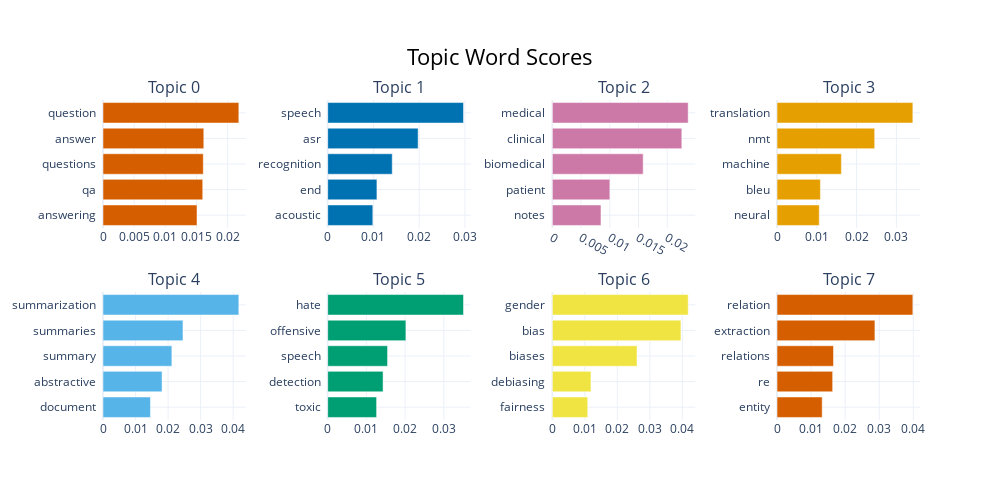

Notebook cell for this chart:
### Markdown cell above
### 5.2 키워드순 막대그래프

### Code cell
topic_model.visualize_barchart()

### Figure 1 — Plotly figure (JSON) as saved in the notebook; plotly's stock layout.template omitted (floating-point values rounded to 4 significant figures)
{"data": [{"marker": {"color": "#D55E00"}, "orientation": "h", "type": "bar", "x": [0.01508, 0.016, 0.01609, 0.01617, 0.02179], "xaxis": "x", "y": ["answering  ", "qa  ", "questions  ", "answer  ", "question  "], "yaxis": "y"}, {"marker": {"color": "#0072B2"}, "orientation": "h", "type": "bar", "x": [0.009866, 0.01076, 0.01411, 0.01977, 0.02968], "xaxis": "x2", "y": ["acoustic  ", "end  ", "recognition  ", "asr  ", "speech  "], "yaxis": "y2"}, {"marker": {"color": "#CC79A7"}, "orientation": "h", "type": "bar", "x": [0.008466, 0.01002, 0.01582, 0.02255, 0.02365], "xaxis": "x3", "y": ["notes  ", "patient  ", "biomedical  ", "clinical  ", "medical  "], "yaxis": "y3"}, {"marker": {"color": "#E69F00"}, "orientation": "h", "type": "bar", "x": [0.01061, 0.0109, 0.01618, 0.02455, 0.03414], "xaxis": "x4", "y": ["neural  ", "bleu  ", "machine  ", "nmt  ", "translation  "], "yaxis": "y4"}, {"marker": {"color": "#56B4E9"}, "orientation": "h", "type": "bar", "x": [0.01458, 0.01815, 0.02116, 0.02457, 0.04174], "xaxis": "x5", "y": ["document  ", "abstractive  ", "summary  ", "summaries  ", "summarization  "], "yaxis": "y5"}, {"marker": {"color": "#009E73"}, "orientation": "h", "type": "bar", "x": [0.01264, 0.01431, 0.01547, 0.0202, 0.03509], "xaxis": "x6", "y": ["toxic  ", "detection  ", "speech  ", "offensive  ", "hate  "], "yaxis": "y6"}, {"marker": {"color": "#F0E442"}, "orientation": "h", "type": "bar", "x": [0.01089, 0.01188, 0.02606, 0.03957, 0.0418], "xaxis": "x7", "y": ["fairness  ", "debiasing  ", "biases  ", "bias  ", "gender  "], "yaxis": "y7"}, {"marker": {"color": "#D55E00"}, "orientation": "h", "type": "bar", "x": [0.01325, 0.01632, 0.01657, 0.02872, 0.03986], "xaxis": "x8", "y": ["entity  ", "re  ", "relations  ", "extraction  ", "relation  "], "yaxis": "y8"}], "layout": {"annotations": [{"font": {"size": 16}, "showarrow": false, "text": "Topic 0", "x": 0.0875, "xanchor": "center", "xref": "paper", "y": 1, "yanchor": "bottom", "yref": "paper"}, {"font": {"size": 16}, "showarrow": false, "text": "Topic 1", "x": 0.3625, "xanchor": "center", "xref": "paper", "y": 1, "yanchor": "bottom", "yref": "paper"}, {"font": {"size": 16}, "showarrow": false, "text": "Topic 2", "x": 0.6375, "xanchor": "center", "xref": "paper", "y": 1, "yanchor": "bottom", "yref": "paper"}, {"font": {"size": 16}, "showarrow": false, "text": "Topic 3", "x": 0.9125, "xanchor": "center", "xref": "paper", "y": 1, "yanchor": "bottom", "yref": "paper"}, {"font": {"size": 16}, "showarrow": false, "text": "Topic 4", "x": 0.0875, "xanchor": "center", "xref": "paper", "y": 0.4, "yanchor": "bottom", "yref": "paper"}, {"font": {"size": 16}, "showarrow": false, "text": "Topic 5", "x": 0.3625, "xanchor": "center", "xref": "paper", "y": 0.4, "yanchor": "bottom", "yref": "paper"}, {"font": {"size": 16}, "showarrow": false, "text": "Topic 6", "x": 0.6375, "xanchor": "center", "xref": "paper", "y": 0.4, "yanchor": "bottom", "yref": "paper"}, {"font": {"size": 16}, "showarrow": false, "text": "Topic 7", "x": 0.9125, "xanchor": "center", "xref": "paper", "y": 0.4, "yanchor": "bottom", "yref": "paper"}], "height": 500, "hoverlabel": {"bgcolor": "white", "font": {"family": "Rockwell", "size": 16}}, "showlegend": false, "title": {"font": {"color": "Black", "size": 22}, "text": "Topic Word Scores", "x": 0.5, "xanchor": "center", "yanchor": "top"}, "width": 1000, "xaxis": {"anchor": "y", "domain": [0, 0.175], "showgrid": true}, "xaxis2": {"anchor": "y2", "domain": [0.275, 0.45], "showgrid": true}, "xaxis3": {"anchor": "y3", "domain": [0.55, 0.725], "showgrid": true}, "xaxis4": {"anchor": "y4", "domain": [0.825, 1], "showgrid": true}, "xaxis5": {"anchor": "y5", "domain": [0, 0.175], "showgrid": true}, "xaxis6": {"anchor": "y6", "domain": [0.275, 0.45], "showgrid": true}, "xaxis7": {"anchor": "y7", "domain": [0.55, 0.725], "showgrid": true}, "xaxis8": {"anchor": "y8", "domain": [0.825, 1], "showgrid": true}, "yaxis": {"anchor": "x", "domain": [0.6, 1], "showgrid": true}, "yaxis2": {"anchor": "x2", "domain": [0.6, 1], "showgrid": true}, "yaxis3": {"anchor": "x3", "domain": [0.6, 1], "showgrid": true}, "yaxis4": {"anchor": "x4", "domain": [0.6, 1], "showgrid": true}, "yaxis5": {"anchor": "x5", "domain": [0, 0.4], "showgrid": true}, "yaxis6": {"anchor": "x6", "domain": [0, 0.4], "showgrid": true}, "yaxis7": {"anchor": "x7", "domain": [0, 0.4], "showgrid": true}, "yaxis8": {"anchor": "x8", "domain": [0, 0.4], "showgrid": true}}}
